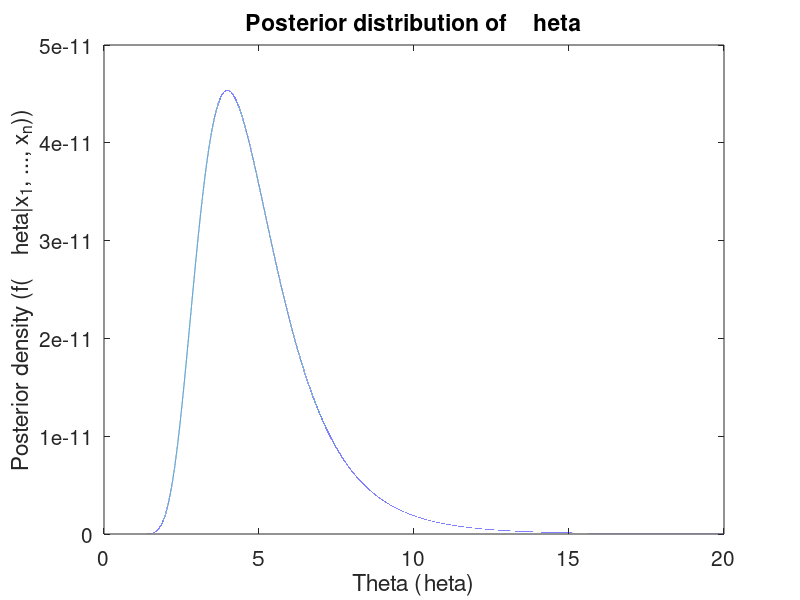

Recreate this plot in MATLAB.
clear all;

% Data from question
x = [0.4453, 9.2865, 0.4077, 2.0623, 10.4737, 5.7525, 2.7159, 0.1954, ...
     0.1608, 8.3143];
n = length(x);

% Posterior distribution of theta (inverse-gamma)
f = @(theta) theta.^(-n) .* exp(-1./theta .* sum(x));

% Plot unnormalised posterior
theta = [0:0.0001:20];
plot(theta, f(theta))
xlabel("Theta (\theta)")
ylabel("Posterior density (f(\theta|x_1, ..., x_n))")
title("Posterior distribution of \theta")
set(gca, 'FontSize', 15)


% b) Want to esimate the 2.5% and 97.5% quantiles of the posterior
% distribution for theta
N = 10^5;
% Burn-in period
B = 1000;

% Use independent sampler because there are finite endpoints to the
% posterior distribution's parameter space i.e. (0, infty).
% Try Inverse-Gamma(n+1, sum(x)) proposals
shape = n+1;
% Have used rate parameterisation of Gamma and Inverse-Gamma distributions
% for a), but MATLAB implements scale parameterisation for inbuilt
% functions --> convert rate to scale using scale = 1/rate
scale = 1/sum(x);
g = @(theta) gampdf(1./theta, shape, scale);


xx = zeros(N, 1);
% Initial point
x = 1;
xx(1) = x;

% Proposal acceptance probability
alpha = @(x, y) min((f(y)*g(x))/(f(x)*g(y)), 1);

% Run independent sampler using MH MCMC algorithm
for t = 2:N
    y = 1/gamrnd(shape, scale);
    % Accept if random uniformly generated number (in [0,1]) is less than
    % acceptance probability
    if rand < alpha(x,y)
        x = y;
    end
    
    xx(t) = x;
end

% Dump first 1000 samples as burn-in
xx = xx(B+1:end);

% Estimated 2.5% and 97.5% quantiles of the posterior distribution for
% theta
lower_quantile = quantile(xx, 0.025)
upper_quantile = quantile(xx, 0.975)
